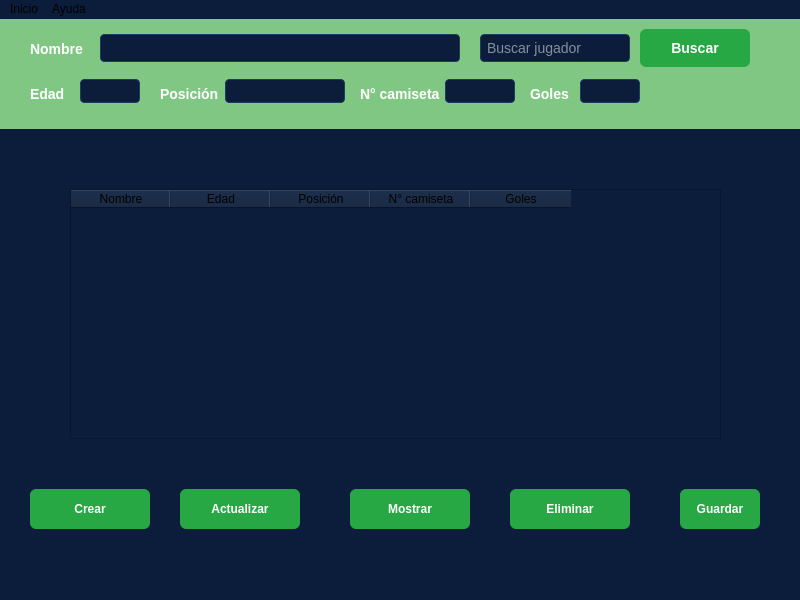
<?xml version="1.0" encoding="UTF-8"?>
<ui version="4.0">
 <class>MainWindow</class>
 <widget class="QMainWindow" name="MainWindow">
  <property name="geometry">
   <rect>
    <x>0</x>
    <y>0</y>
    <width>800</width>
    <height>600</height>
   </rect>
  </property>
  <property name="windowTitle">
   <string>REGISTRO DE JUGADORES</string>
  </property>
  <property name="styleSheet">
   <string notr="true">QWidget { background-color: #0b1d3a; /* fondo oscuro */ }</string>
  </property>
  <widget class="QWidget" name="centralwidget">
   <widget class="QFrame" name="frameCabecera">
    <property name="geometry">
     <rect>
      <x>0</x>
      <y>0</y>
      <width>800</width>
      <height>110</height>
     </rect>
    </property>
    <property name="styleSheet">
     <string notr="true">QWidget {
    background-color: #81c784;   /* verde medio oscuro */
    color: #1b5e20;              /* verde muy oscuro para texto */
    font-family: Segoe UI, Arial;
    font-size: 14px;
}
</string>
    </property>
    <property name="frameShape">
     <enum>QFrame::Shape::NoFrame</enum>
    </property>
    <widget class="QLabel" name="lblNombre">
     <property name="geometry">
      <rect>
       <x>30</x>
       <y>20</y>
       <width>60</width>
       <height>20</height>
      </rect>
     </property>
     <property name="styleSheet">
      <string notr="true">QLabel { color: #ffffff; font-weight: bold; }</string>
     </property>
     <property name="text">
      <string>Nombre</string>
     </property>
    </widget>
    <widget class="QLineEdit" name="txtNombre">
     <property name="geometry">
      <rect>
       <x>100</x>
       <y>15</y>
       <width>360</width>
       <height>28</height>
      </rect>
     </property>
     <property name="styleSheet">
      <string notr="true">QLineEdit { background-color: #0b1d3a; color: #ffffff; border: 1px solid #1f3b60; border-radius: 4px; padding: 4px; } QLineEdit:focus { border: 1px solid #28a745; }</string>
     </property>
    </widget>
    <widget class="QLineEdit" name="txtBuscar">
     <property name="geometry">
      <rect>
       <x>480</x>
       <y>15</y>
       <width>150</width>
       <height>28</height>
      </rect>
     </property>
     <property name="styleSheet">
      <string notr="true">QLineEdit { background-color: #0b1d3a; color: #ffffff; border: 1px solid #1f3b60; border-radius: 4px; padding: 4px; } QLineEdit:focus { border: 1px solid #28a745; }</string>
     </property>
     <property name="placeholderText">
      <string>Buscar jugador</string>
     </property>
    </widget>
    <widget class="QPushButton" name="btnBuscar">
     <property name="geometry">
      <rect>
       <x>640</x>
       <y>10</y>
       <width>110</width>
       <height>38</height>
      </rect>
     </property>
     <property name="styleSheet">
      <string notr="true">QPushButton { background-color: #28a745; /* verde brillante */ color: #ffffff; border-radius: 6px; padding: 6px 12px; font-weight: bold; } QPushButton:hover { background-color: #34d058; /* verde más claro */ } QPushButton:pressed { background-color: #1f3b60; /* azul intermedio */ }
      </string>
     </property>
     <property name="text">
      <string>Buscar</string>
     </property>
    </widget>
    <widget class="QLabel" name="lblEdad">
     <property name="geometry">
      <rect>
       <x>30</x>
       <y>65</y>
       <width>50</width>
       <height>20</height>
      </rect>
     </property>
     <property name="styleSheet">
      <string notr="true">QLabel { color: #ffffff; font-weight: bold; }</string>
     </property>
     <property name="text">
      <string>Edad</string>
     </property>
    </widget>
    <widget class="QLineEdit" name="txtEdad">
     <property name="geometry">
      <rect>
       <x>80</x>
       <y>60</y>
       <width>60</width>
       <height>24</height>
      </rect>
     </property>
     <property name="styleSheet">
      <string notr="true">QLineEdit { background-color: #0b1d3a; color: #ffffff; border: 1px solid #1f3b60; border-radius: 4px; padding: 4px; } QLineEdit:focus { border: 1px solid #28a745; }</string>
     </property>
    </widget>
    <widget class="QLabel" name="lblPosicion">
     <property name="geometry">
      <rect>
       <x>160</x>
       <y>65</y>
       <width>60</width>
       <height>20</height>
      </rect>
     </property>
     <property name="styleSheet">
      <string notr="true">QLabel { color: #ffffff; font-weight: bold; }</string>
     </property>
     <property name="text">
      <string>Posición</string>
     </property>
    </widget>
    <widget class="QLineEdit" name="txtPosicion">
     <property name="geometry">
      <rect>
       <x>225</x>
       <y>60</y>
       <width>120</width>
       <height>24</height>
      </rect>
     </property>
     <property name="styleSheet">
      <string notr="true">QLineEdit { background-color: #0b1d3a; color: #ffffff; border: 1px solid #1f3b60; border-radius: 4px; padding: 4px; } QLineEdit:focus { border: 1px solid #28a745; }</string>
     </property>
    </widget>
    <widget class="QLabel" name="lblCamiseta">
     <property name="geometry">
      <rect>
       <x>360</x>
       <y>65</y>
       <width>80</width>
       <height>20</height>
      </rect>
     </property>
     <property name="styleSheet">
      <string notr="true">QLabel { color: #ffffff; font-weight: bold; }</string>
     </property>
     <property name="text">
      <string>N° camiseta</string>
     </property>
    </widget>
    <widget class="QLineEdit" name="txtCamiseta">
     <property name="geometry">
      <rect>
       <x>445</x>
       <y>60</y>
       <width>70</width>
       <height>24</height>
      </rect>
     </property>
     <property name="styleSheet">
      <string notr="true">QLineEdit { background-color: #0b1d3a; color: #ffffff; border: 1px solid #1f3b60; border-radius: 4px; padding: 4px; } QLineEdit:focus { border: 1px solid #28a745; }</string>
     </property>
    </widget>
    <widget class="QLabel" name="lblGoles">
     <property name="geometry">
      <rect>
       <x>530</x>
       <y>65</y>
       <width>50</width>
       <height>20</height>
      </rect>
     </property>
     <property name="styleSheet">
      <string notr="true">QLabel { color: #ffffff; font-weight: bold; }</string>
     </property>
     <property name="text">
      <string>Goles</string>
     </property>
    </widget>
    <widget class="QLineEdit" name="txtGoles">
     <property name="geometry">
      <rect>
       <x>580</x>
       <y>60</y>
       <width>60</width>
       <height>24</height>
      </rect>
     </property>
     <property name="styleSheet">
      <string notr="true">QLineEdit { background-color: #0b1d3a; color: #ffffff; border: 1px solid #1f3b60; border-radius: 4px; padding: 4px; } QLineEdit:focus { border: 1px solid #28a745; }</string>
     </property>
    </widget>
   </widget>
   <widget class="QTableWidget" name="TableJugadores">
    <property name="geometry">
     <rect>
      <x>70</x>
      <y>170</y>
      <width>651</width>
      <height>250</height>
     </rect>
    </property>
    <property name="styleSheet">
     <string notr="true">QFrame#frameLogin { background-color: #4dd0e1; /* verde agua */ border-radius: 12px; padding: 20px; }</string>
    </property>
    <column>
     <property name="text">
      <string>Nombre</string>
     </property>
    </column>
    <column>
     <property name="text">
      <string>Edad</string>
     </property>
    </column>
    <column>
     <property name="text">
      <string>Posición</string>
     </property>
    </column>
    <column>
     <property name="text">
      <string>N° camiseta</string>
     </property>
    </column>
    <column>
     <property name="text">
      <string>Goles</string>
     </property>
    </column>
   </widget>
   <widget class="QPushButton" name="btnAgregar">
    <property name="geometry">
     <rect>
      <x>30</x>
      <y>470</y>
      <width>120</width>
      <height>40</height>
     </rect>
    </property>
    <property name="styleSheet">
     <string notr="true">QPushButton { background-color: #28a745; /* verde brillante */ color: #ffffff; border-radius: 6px; padding: 6px 12px; font-weight: bold; } QPushButton:hover { background-color: #34d058; /* verde más claro */ } QPushButton:pressed { background-color: #1f3b60; /* azul intermedio */ }
     </string>
    </property>
    <property name="text">
     <string>Crear</string>
    </property>
   </widget>
   <widget class="QPushButton" name="btnEditar">
    <property name="geometry">
     <rect>
      <x>180</x>
      <y>470</y>
      <width>120</width>
      <height>40</height>
     </rect>
    </property>
    <property name="styleSheet">
     <string notr="true">QPushButton { background-color: #28a745; /* verde brillante */ color: #ffffff; border-radius: 6px; padding: 6px 12px; font-weight: bold; } QPushButton:hover { background-color: #34d058; /* verde más claro */ } QPushButton:pressed { background-color: #1f3b60; /* azul intermedio */ }
     </string>
    </property>
    <property name="text">
     <string>Actualizar</string>
    </property>
   </widget>
   <widget class="QPushButton" name="btnCargar">
    <property name="geometry">
     <rect>
      <x>350</x>
      <y>470</y>
      <width>120</width>
      <height>40</height>
     </rect>
    </property>
    <property name="styleSheet">
     <string notr="true">
QPushButton { background-color: #28a745; /* verde brillante */ color: #ffffff; border-radius: 6px; padding: 6px 12px; font-weight: bold; } QPushButton:hover { background-color: #34d058; /* verde más claro */ } QPushButton:pressed { background-color: #1f3b60; /* azul intermedio */ }</string>
    </property>
    <property name="text">
     <string>Mostrar</string>
    </property>
   </widget>
   <widget class="QPushButton" name="btnEliminar">
    <property name="geometry">
     <rect>
      <x>510</x>
      <y>470</y>
      <width>120</width>
      <height>40</height>
     </rect>
    </property>
    <property name="styleSheet">
     <string notr="true">QPushButton { background-color: #28a745; /* verde brillante */ color: #ffffff; border-radius: 6px; padding: 6px 12px; font-weight: bold; } QPushButton:hover { background-color: #34d058; /* verde más claro */ } QPushButton:pressed { background-color: #1f3b60; /* azul intermedio */ }
     </string>
    </property>
    <property name="text">
     <string>Eliminar</string>
    </property>
   </widget>
   <widget class="QPushButton" name="btnGuardar">
    <property name="geometry">
     <rect>
      <x>680</x>
      <y>470</y>
      <width>80</width>
      <height>40</height>
     </rect>
    </property>
    <property name="styleSheet">
     <string notr="true">QPushButton { background-color: #28a745; /* verde brillante */ color: #ffffff; border-radius: 6px; padding: 6px 12px; font-weight: bold; } QPushButton:hover { background-color: #34d058; /* verde más claro */ } QPushButton:pressed { background-color: #1f3b60; /* azul intermedio */ }</string>
    </property>
    <property name="text">
     <string>Guardar</string>
    </property>
   </widget>
  </widget>
  <widget class="QMenuBar" name="menubar">
   <property name="geometry">
    <rect>
     <x>0</x>
     <y>0</y>
     <width>800</width>
     <height>25</height>
    </rect>
   </property>
   <widget class="QMenu" name="menuInicio">
    <property name="title">
     <string>Inicio</string>
    </property>
   </widget>
   <widget class="QMenu" name="menuAyuda">
    <property name="title">
     <string>Ayuda</string>
    </property>
   </widget>
   <addaction name="menuInicio"/>
   <addaction name="menuAyuda"/>
  </widget>
  <widget class="QStatusBar" name="statusbar"/>
 </widget>
 <resources/>
 <connections/>
</ui>
